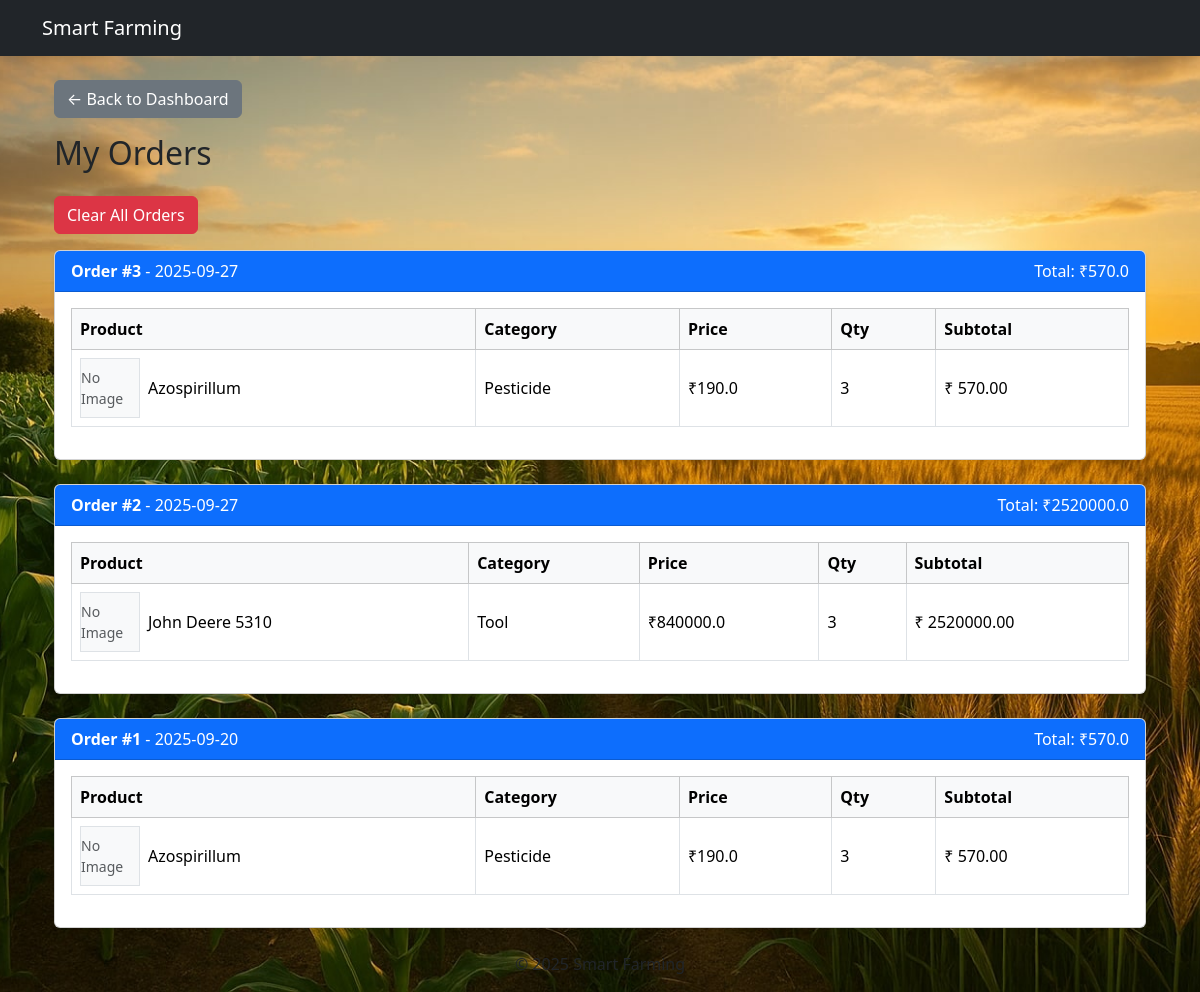
Screenshot of /marketplace/my_orders/ (signed in) with the database file from the repository.
### marketplace/models.py (models this page shows, shortened)
class Order(models.Model):
    user = models.ForeignKey(User, on_delete=models.CASCADE, related_name='marketplace_orders')
    total_price = models.FloatField()
    created_at = models.DateTimeField(auto_now_add=True)

class OrderItem(models.Model):
    order = models.ForeignKey(Order, related_name='items', on_delete=models.CASCADE)
    item_type = models.CharField(max_length=50)  # 'tool' or 'pesticide'
    item_id = models.PositiveIntegerField()
    name = models.CharField(max_length=100)
    price = models.FloatField()
    quantity = models.PositiveIntegerField()

class Pesticide(models.Model):
    name = models.CharField(max_length=100)
    description = models.TextField()
    price = models.FloatField()
    image = models.ImageField(upload_to='pesticides/', blank=True, null=True)

class Tool(models.Model):
    name = models.CharField(max_length=100)
    description = models.TextField()
    price = models.FloatField()
    category = models.CharField(max_length=100, default='General')
    image = models.ImageField(upload_to='tools/', blank=True, null=True)

### marketplace/views.py (the view)
# urls.py: path("my_orders/", views.my_orders, name="my_orders"),
@login_required
def my_orders(request):
    orders = Order.objects.filter(user=request.user).prefetch_related('items').order_by('-created_at')
    for order in orders:
        for item in order.items.all():
            if item.item_type == 'tool':
                item.product = Tool.objects.filter(id=item.item_id).first()
            elif item.item_type == 'pesticide':
                item.product = Pesticide.objects.filter(id=item.item_id).first()
            else:
                item.product = None
    return render(request, 'marketplace/my_orders.html', {'orders': orders})

### marketplace/templatetags/marketplace_filters.py (called while the page is built)
@register.filter
def mul(value, arg):
    try:
        return float(value) * float(arg)
    except (ValueError, TypeError):
        return 0

### marketplace/templates/marketplace/my_orders.html (shortened to what this page needs)
{% extends "base.html" %}
{% load static %}
{% load marketplace_filters %}
{% block content %}
<div class="container mt-4">
    <a href="{% url 'marketplace:marketplace_home' %}" class="btn btn-secondary mb-3">
        ← Back to Dashboard
    </a>
    <h2 class="mb-4">My Orders</h2>
    {% if orders %}
        <form method="post" action="{% url 'marketplace:clear_orders' %}" class="mb-3">
            <button type="submit" class="btn btn-danger"
                    onclick="return confirm('Are you sure you want to clear all your previous orders?');">
                Clear All Orders
            </button>
        </form>
        {% for order in orders %}
        <div class="card mb-4 shadow-sm">
            <div class="card-header bg-primary text-white">
                <strong>Order #{{ order.id }}</strong> - {{ order.created_at|date:"Y-m-d" }}
                <span class="float-end">Total: ₹{{ order.total_price }}</span>
            </div>
            <div class="card-body">
                <table class="table table-bordered align-middle">
                    <thead class="table-light">
                        <tr>
                            <th>Product</th>
                            <th>Category</th>
                            <th>Price</th>
                            <th>Qty</th>
                            <th>Subtotal</th>
                        </tr>
                    </thead>
                    <tbody>
                        {% for item in order.items.all %}
                        <tr>
                            <td>
                                {% if item.product %}
                                    <div class="d-flex align-items-center">
                                        {% if item.product.image %}
                                            <img src="{{ item.product.image.url }}" alt="{{ item.name }}"
                                                 class="img-thumbnail me-2" style="width: 60px; height: 60px; object-fit: cover;">
                                        {% else %}
                                            <div class="bg-light border d-flex align-items-center justify-content-center me-2"
                                                 style="width: 60px; height: 60px;">
                                                <small class="text-muted">No Image</small>
                                            </div>
                                        {% endif %}
                                        <span>{{ item.product.name }}</span>
                                    </div>
                                {% else %}
                                    {{ item.name }} <small class="text-muted">(Deleted)</small>
                                {% endif %}
                            </td>
                            <td>{{ item.item_type|title }}</td>
                            <td>₹{{ item.price }}</td>
                            <td>{{ item.quantity }}</td>
                            <td>
                                ₹
                                {{ item.price|mul:item.quantity|floatformat:2 }}
                            </td>
                        </tr>
                        {% endfor %}
                    </tbody>
                </table>
            </div>
        </div>
        {% endfor %}
    {% else %}
        <div class="alert alert-info">You have not placed any orders yet.</div>
    {% endif %}
</div>
{% endblock %}

### templates/base.html (shortened to what this page needs)
<!DOCTYPE html>
<html lang="en">
<head>
    <link rel="stylesheet" href="https://cdn.jsdelivr.net/npm/bootstrap@5.3.2/dist/css/bootstrap.min.css">
</head>
<body>
    <nav class="navbar navbar-dark bg-dark mb-4">
        <div class="container">
            <a class="navbar-brand" href="/">Smart Farming</a>
        </div>
    </nav>
    <main class="container">
        {% block content %}
        {% endblock %}
    </main>
    <footer class="text-center mt-4 mb-2">
        <p>&copy; 2025 Smart Farming</p>
    </footer>
</body>
</html>

### rows the page displays
Order: id "3", created_at "2025-09-27", total_price "570.0"
OrderItem: shows "No Image", product.name "Azospirillum", item_type "Pesticide", price "190.0", quantity "3", price|mul "570.00"
Order: id "2", created_at "2025-09-27", total_price "2520000.0"
OrderItem: shows "No Image", product.name "John Deere 5310", item_type "Tool", price "840000.0", quantity "3", price|mul "2520000.00"
Order: id "1", created_at "2025-09-20", total_price "570.0"
OrderItem: shows "No Image", product.name "Azospirillum", item_type "Pesticide", price "190.0", quantity "3", price|mul "570.00"
